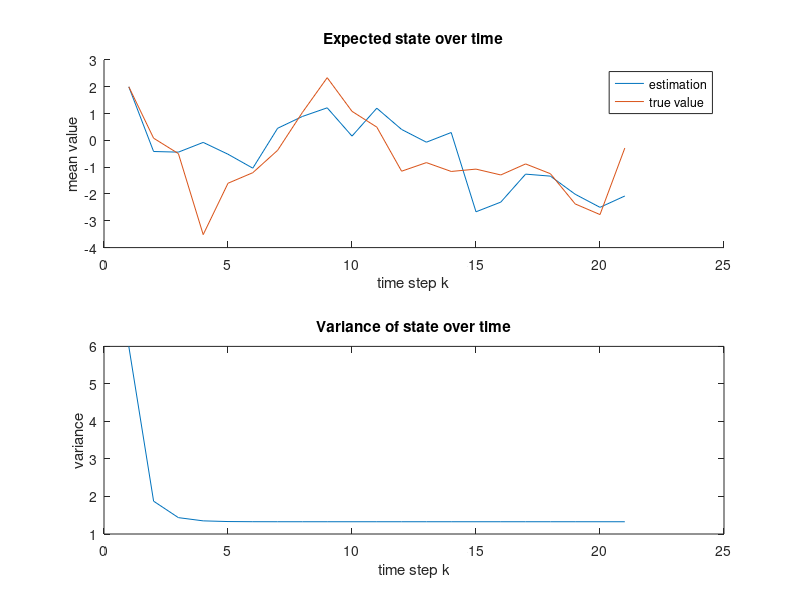
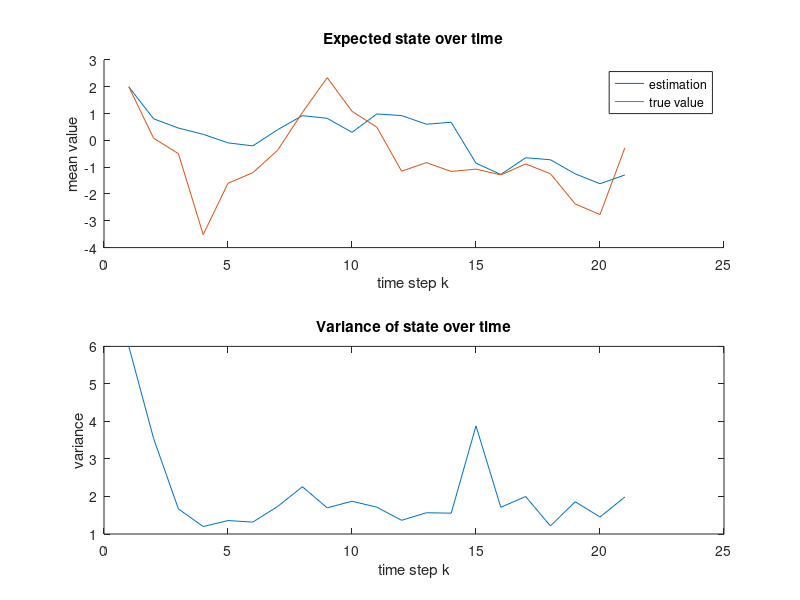
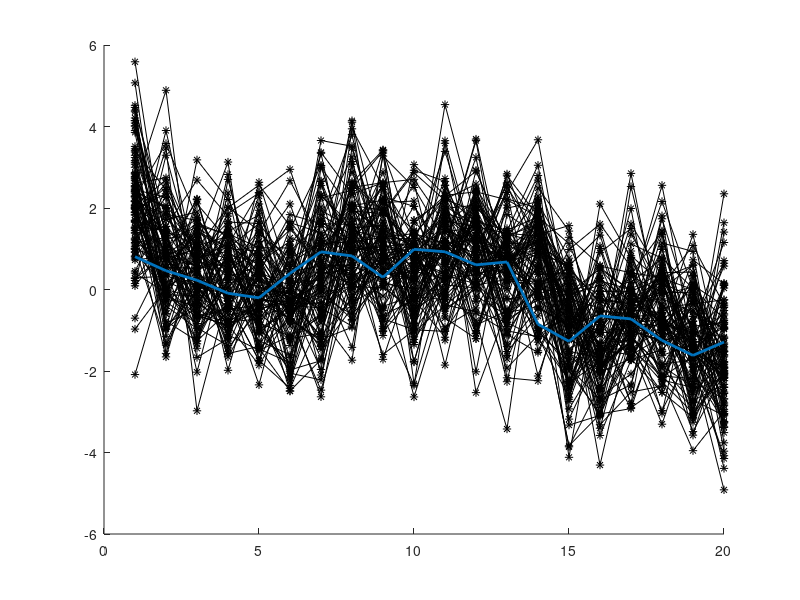

These charts were generated, in order, by the following MATLAB code: (Note: this script raises an error after producing the figures.)
clc;clear
%% Kalman filter
% Parameters
Q = 1.5;
R = 2.5;
% The first time step is x_0
T = 20+1; % time step
A = 1;
H = 1;

% Initialization
P = zeros(T,1);
x = zeros(T,1);
x_hat = zeros(T,1);
y = zeros(T,1);

% Initial state
x(1) = 2;
x_hat(1) = 2;
P(1) = 6;

% Generate samples and measurements
for i = 2:T
    x(i) = x(i-1) + sqrt(Q)*randn;
end

for i = 1:T
    y(i) = x(i) + sqrt(R)*randn;
end


% Kalman filtering
for i = 2:T
    x_hat(i) = A*x_hat(i-1);
    P(i) = A*P(i-1)*A' + Q;
    
    S = H*P(i)*H' + R;
    K = P(i)*H/S;
    v = y(i) - H*x_hat(i);
    
    x_hat(i) = x_hat(i) + K*v;
    P(i) = P(i) - K*S*K';
end

mse_kf = mean((x-x_hat).^2);

figure
subplot(2,1,1)
hold on
plot(x_hat)
plot(x)
xlabel('time step k')
ylabel('mean value')
legend('estimation','true value')
title('Expected state over time')
subplot(2,1,2)
plot(P)
xlabel('time step k')
ylabel('variance')
title('Variance of state over time')


%% Partical filter without resampling
% Draw samples from proposal (motion model)
N = 100;
x_sis = zeros(T,1);
P_hat = zeros(T,1);
x_sis(1) = 2;
P_hat(1) = 6;
q = sqrt(Q);
r = sqrt(R);
w = zeros(N,T);
w(:,1) = 1/N*ones(N,1);
samples = zeros(N,T);
for i = 2:T
    samples(:,i-1) = normrnd(x_sis(i-1),q,N,1);
    pyx = normpdf(samples(:,i-1),y(i),r);
    w_tilde = w(:,i-1).*pyx;
    w(:,i) = w_tilde/sum(w_tilde);
    x_sis(i) = sum(w(:,i).*samples(:,i-1));
    P_hat(i) = mean((x_sis(i)-samples(:,i-1)).^2);
end

mse_pf = mean((x-x_sis).^2);

figure
subplot(2,1,1)
hold on
plot(x_sis)
plot(x)
xlabel('time step k')
ylabel('mean value')
legend('estimation','true value')
title('Expected state over time')
subplot(2,1,2)
plot(P_hat)
xlabel('time step k')
ylabel('variance')
title('Variance of state over time')

figure
hold on
plot(samples(:,1:end-1)','k-*')
plot(x_sis(2:end),'Linewidth',2)

PostPlot(samples(:,1:end-1),w(:,2:end),x_hat(2:end)',P(2:end)',N,T-1,0)

%% Partical filter with resampling
x_sir = zeros(T,1);
x_sir(1) = 2;
for i = 2:T
%     samples(:,i-1) = normrnd(x_sir(i-1),q,N,1);
    samples(:,i-1) = normrnd(samples(:,i-1),q);
    pyx = normpdf(samples(:,i-1),y(i),r);
    w_tilde = w(:,i-1).*pyx;
    w(:,i) = w_tilde/sum(w_tilde);
    [samples(:,i-1),w(:,i)] = resample(samples(:,i-1),w(:,i));
    x_sir(i) = sum(w(:,i).*samples(:,i-1));
    P_hat(i) = mean((x_sir(i)-samples(:,i-1)).^2);
end

mse_pfre = mean((x-x_sir).^2);

figure
subplot(2,1,1)
hold on
plot(x_hat)
plot(x)
xlabel('time step k')
ylabel('mean value')
legend('estimation','true value')
title('Expected state over time')
subplot(2,1,2)
plot(P_hat)
xlabel('time step k')
ylabel('variance')
title('Variance of state over time')
